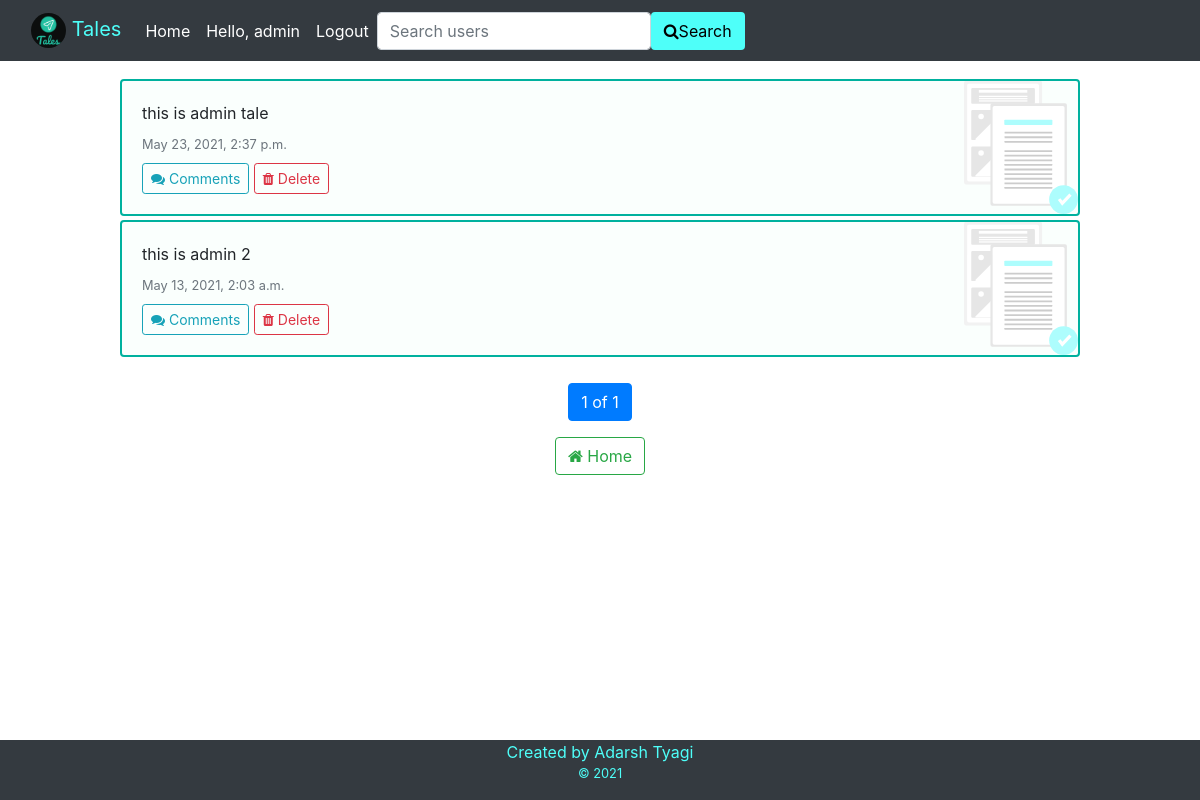
The page /userpost/ (signed in) on the database its author committed.
### main/models.py (models this page shows)
class Post(models.Model):
    message = models.TextField()
    date = models.DateTimeField(default=datetime.now())
    user = models.ForeignKey(User, on_delete=models.CASCADE)

### main/views.py (the view)
# urls.py: path('userpost/', views.userpost, name="userpost"),
@login_required
def userpost(request):
    posts = Post.objects.filter(user=request.user).order_by('-date')
    paginator = Paginator(posts, 10)
    page_number = request.GET.get('page')
    page_obj = paginator.get_page(page_number)
    return render(request, 'main/userpost.html', {'posts': posts, 'count': len(posts), 'page_obj': page_obj})

### main/templates/main/userpost.html (shortened to what this page needs)
{% extends 'main/base.html' %}
{% load static %}
{% block content %}
<div class="posts">
{% if count > 0 %}
{% for post in page_obj %}
<div class="card eachpost">
    <div class="card-body">
    <p class="card-text">{{post.message}}</p>
    <p class="card-subtitle text-muted" style="font-size: 0.8rem; margin-bottom: 0.5rem">{{post.date}}</p>
    <a class="btn btn-outline-info btn-sm" href="/comments/{{post.id}}"><i class="fa fa-comments"></i> Comments</a>
    <button type="button" class="btn btn-outline-danger btn-sm" data-bs-toggle="modal" data-bs-target="#exampleModal" ><i class="fa fa-trash"></i> Delete</button>
    </div>
</div>
{% endfor %}
{% endif %}
<br>
<div>
<ul class="pagination">
<li class="page-item active"><span class="page-link">{{page_obj.number}} of {{page_obj.paginator.num_pages}}</span></li>
</ul>
</div>
<a class="btn btn-outline-success" href="/"><i class="fa fa-home"></i> Home</a>
</div>
{% endblock %}

### main/templates/main/base.html (shortened to what this page needs)
{% load static %}
<!DOCTYPE html>
<html>
  <head>
    <link
      rel="stylesheet"
      href="https://stackpath.bootstrapcdn.com/bootstrap/4.3.1/css/bootstrap.min.css"
    />
    <link
      rel="stylesheet"
      href="https://maxcdn.bootstrapcdn.com/font-awesome/4.3.0/css/font-awesome.min.css"
    />
  </head>
  <body>
    <div style="min-height: 100%; position: relative;">
    <nav class="navbar sticky-top navbar-expand-lg navbar-dark bg-dark">
      <div class="container-fluid">
        <a class="navbar-brand" href="/" style="color: #4EFFF9; "
          ><img
            src="{% static 'main/logo.png' %}"
            class="d-inline-block"
            width="35px"
            height="35px"
            style="border-radius: 50%;"
          /> Tales</a>
        <div class="collapse navbar-collapse" id="navbarTogglerDemo02">
          {% if user.is_authenticated %}
          <ul class="navbar-nav me-auto mb-2 mb-lg-0">
            <li class="nav-item">
              <a class="nav-link active" aria-current="page" href="/">Home</a>
            </li>
            <li class="nav-item">
              <a class="nav-link active" href="/profile"
                >Hello, {{request.user.username}}</a
              >
            </li>
            <li class="nav-item">
              <a class="nav-link active" href="/logout">Logout</a>
            </li>
          </ul>
          {% endif %}
          {% if user.is_authenticated %}
        <form class="d-flex">
          <input class="form-control me-2" id="search" name="search" type="search" placeholder="Search users" aria-label="Search" required>
          <a class="btn search" id="anchor" href="/search_user/" onclick="myFunc()"><i class="fa fa-search"></i> Search</a>
        </form>
        {% endif %}
        </div>
      </div>
    </nav>
    <div style="padding-bottom: 60px;">
    {% block content %}
    {% endblock %}
    </div>
    <div class="navbar-dark bg-dark" style="position: absolute; bottom: 0; width: 100%; height: 60px; display: flex; flex-direction: column; align-items: center; justify-content: flex-start; color: #4EFFF9;">
    <p style="margin: 0 auto;">Created by Adarsh Tyagi</p>
    <small>&copy; 2021</small>
    </div>
    </div>
  </body>
</html>

### main/templates/main/base.html (style rules this page uses)
* { box-sizing: border-box; margin: 0; padding: 0; }
html, body { height: 100%; }
.search { background-color: #4EFFF9; color: black; display: flex; align-items: center; justify-content: space-evenly; }
.posts { margin: 1rem 0; background: white; display: flex; flex-direction: column; align-items: center; }
.eachpost { background-image: url("../../static/main/post.svg"); background-position: right; background-size: contain; background-repeat: no-repeat; width: 80%; margin: 0.15rem 0; border: 2px solid #00B19E; background-color: #FAFFFD }

### rows shown on the page
Post: message "this is admin tale", date "May 23, 2021, 2:37 p.m."
Post: message "this is admin 2", date "May 13, 2021, 2:03 a.m."

### other values the page prints
{{ request.user.username }} "admin"
{{ page_obj.number }} "1"
{{ page_obj.paginator.num_pages }} "1"
